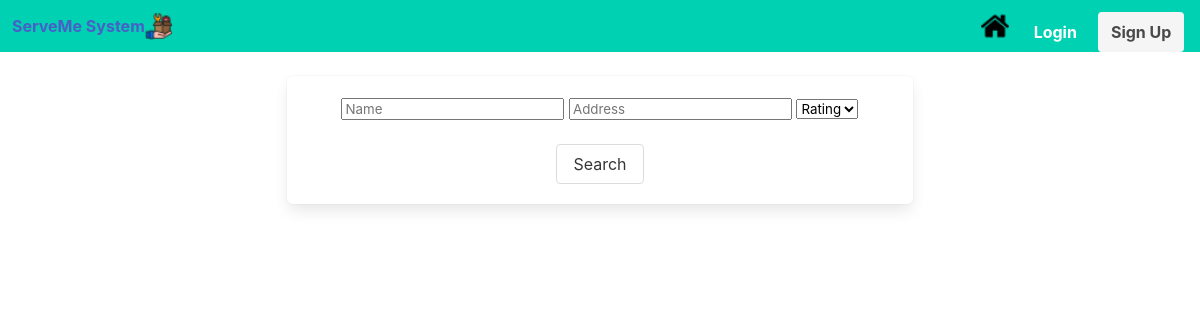
The page /services?service=electrical on the database as committed earlier.
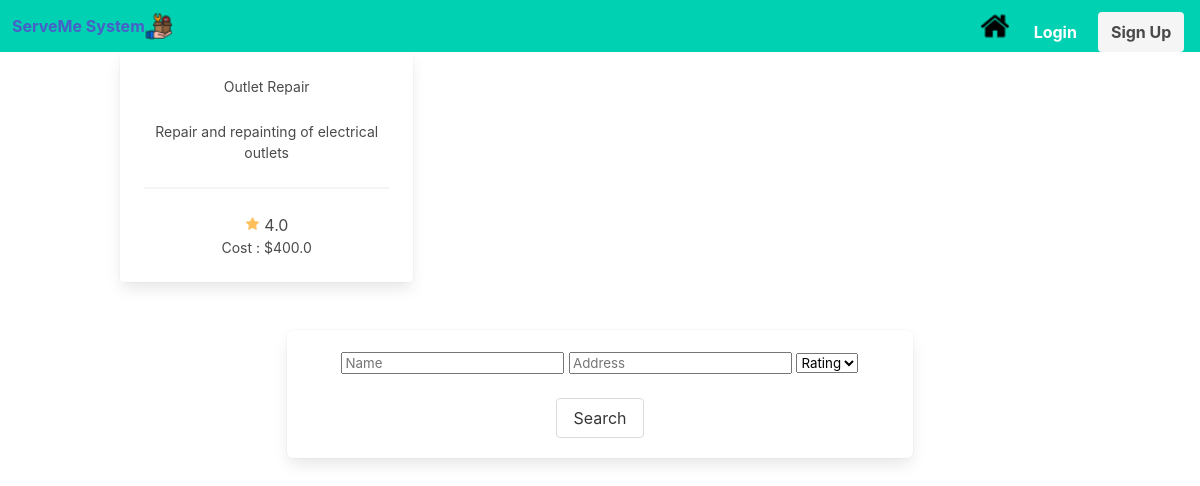
The same page on the database as committed later.
### serveme/models.py (models this page shows)
class Service (db.Model):
    __searchable__  = ['description']
    provider_id     = db.Column(db.Integer, db.ForeignKey('provider.provider_id'), nullable=False)
    service_id      = db.Column(db.Integer, nullable=False, primary_key=True)
    rating_avg      = db.Column(db.Float(precision=2), nullable=False)
    service_name    = db.Column(db.String(20), nullable=False)
    cost            = db.Column(db.Float(precision=2), nullable=False)
    description     = db.Column(db.String(255), nullable=False)
    category        = db.Column(db.String(20), nullable=False)
    def __repr__(self):
        return f'{self.provider_id}-{self.service_id}-{self.rating_avg}-{self.service_name} - {self.cost} - {self.description} - {self.category} '

### serveme/main.py (the view)
@main.route('/services')
def services():
    result = "no data found"
    service= request.args.get('service');
    if service=='appliances':
        result = Service.query.filter_by(category="Appliances").all()
    elif service=='electrical':
        result = Service.query.filter_by(category="Electrical").all()
    elif service=='plumbing':
        result = Service.query.filter_by(category="Plumbing").all()
    elif service=='cleaning':
        result = Service.query.filter_by(category="HomeCleaning").all()
    elif service=='tutoring':
        result = Service.query.filter_by(category="Tutoring").all()
    elif service=='moving':
        result = Service.query.filter_by(category="Moving").all()
    elif service=='computer':
        result = Service.query.filter_by(category="Computer Repair").all()
    elif service=='painting':
        result = Service.query.filter_by(category="Painting").all()
    elif service=='pest_control':
        result = Service.query.filter_by(category="Pest Control").all()
    return render_template('services.html', result=result)

### serveme/templates/services.html (shortened to what this page needs)
{% extends "base.html" %}
{% block content %}
  <div class="container ">
    <div class="columns  is-multiline is-variable is-5">
{% for service in result %}
  <div class="column is-3-tablet is-4-desktop">
    <a href="{{ url_for('main.providers', provider_id=service.provider_id ,service_id=service.service_id) }}">
        <div class="card">
            <div class="card-content">
            <p>{{service.service_name}}</p>
            <br>
            <p>{{service.description}}</p>
            <hr>
            <img src="{{url_for('static', filename='star.png')}}" alt="placeholder" >
           {{service.rating_avg}}
           <br>
            <p>Cost : ${{service.cost}}</p>
            </div>
        </div>
    </a>
    </div>
{% endfor %}
<div class="column is-8 is-offset-2">
	<div class="box">
	    <form method="POST" action="/search">
            <div class="field">
                <div class="form-group">
                    <input type="text" id="fname" name="fname" size="20" placeholder="Name">
                    <input type="text" id="fname" name="fname" size="20" placeholder="Address">
                    <select class =center large name = "stars" id="stars">
                        <option value="" disabled selected>Rating</option>
                    </select>
                    <br>
                    <br>
                    <button class="button">Search</button>
                </div>
            </div>
        </form>
	</div>
</div>
</div>
</div>
{% endblock %}

### serveme/templates/base.html (shortened to what this page needs)
<!DOCTYPE html>
<html>
<head>
    <link rel="stylesheet" href="https://cdnjs.cloudflare.com/ajax/libs/bulma/0.7.2/css/bulma.min.css" />
    <link rel="stylesheet" href="{{ url_for('static', filename='styles.css') }}">
</head>
<body>
    <section class=" is-fullheight">
            <nav class="navbar has-background-primary" >
                <div class="navbar-brand">
                    <a class="navbar-item" href="{{ url_for('main.index') }}">
                      <h1><strong>ServeMe System</strong></h1>
                      <img src="{{url_for('static', filename='icon.png')}}" width="28" height="28">
                    </a>
                  </div>
                <div class="container">
                    <div id="navbarMenuHeroA" class="navbar-menu">
                        <div class="navbar-end">
                            <a href="{{ url_for('main.index') }}" class="navbar-item">
                                <img src="{{url_for('static', filename='home.png')}}" width="28" height="28">
                            </a>
			    {% if not current_user.is_authenticated %}
                            <div class="buttons">
                                <a href="{{ url_for('auth.login') }}" class="navbar-item button is-primary">
                                    <strong>Login</strong>
                                <a href="{{ url_for('auth.signup') }}" class="navbar-item button is-light">
                                    <strong>Sign Up</strong>
                                </a>
                            </div>
			    {% endif %}
                        </div>
                    </div>
            </nav>
            <div class="container has-text-centered " >
               {% block content %}
               {% endblock %}
            </div>
    </section>
</body>
</html>

### serveme/static/styles.css (style rules this page uses)
p { font-size: 14px; line-height: 21px; }
.buttons { display: flex; flex-direction: horizontal; justify-content: center; margin:auto; }

Rows that differ between the two databases and show on the page:
now on this page (row edited): Service: service_name "Outlet Repair", description "Repair and repainting of electrical outlets", rating_avg "4.0", cost "400.0"
